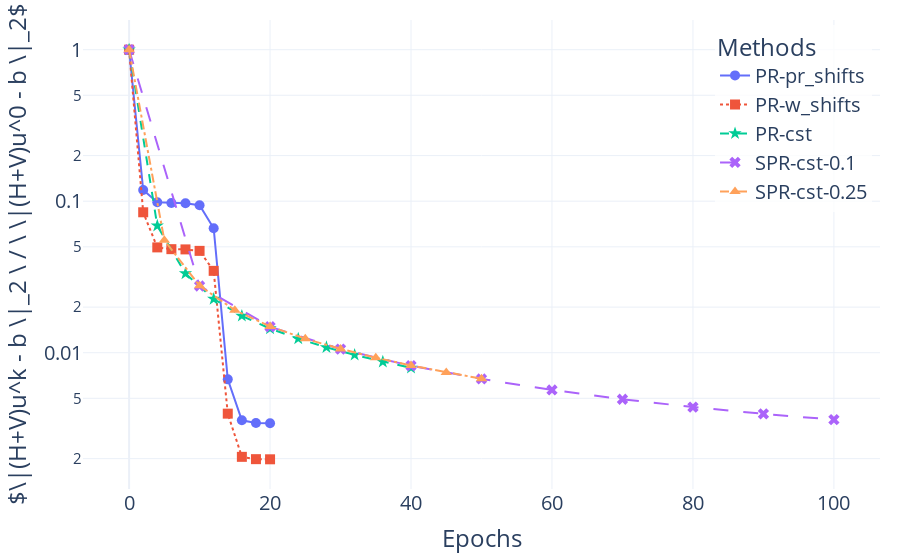
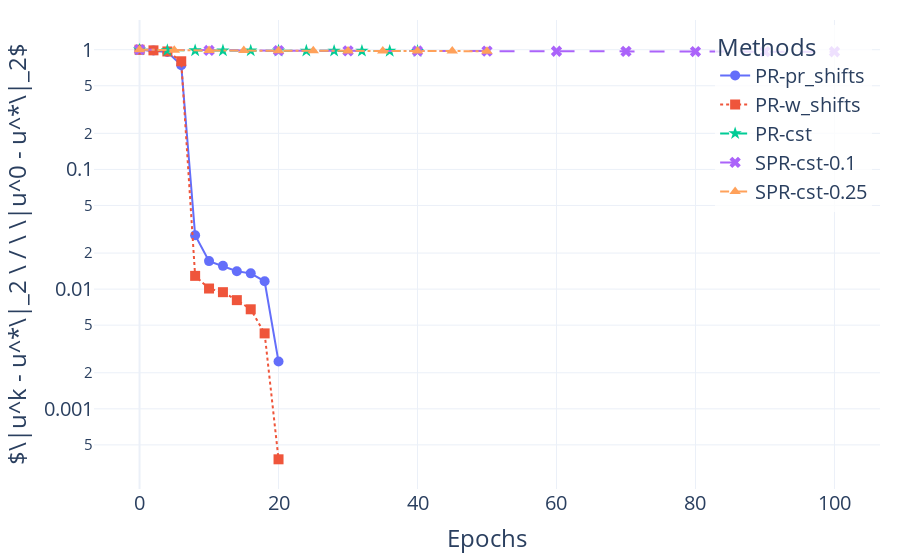
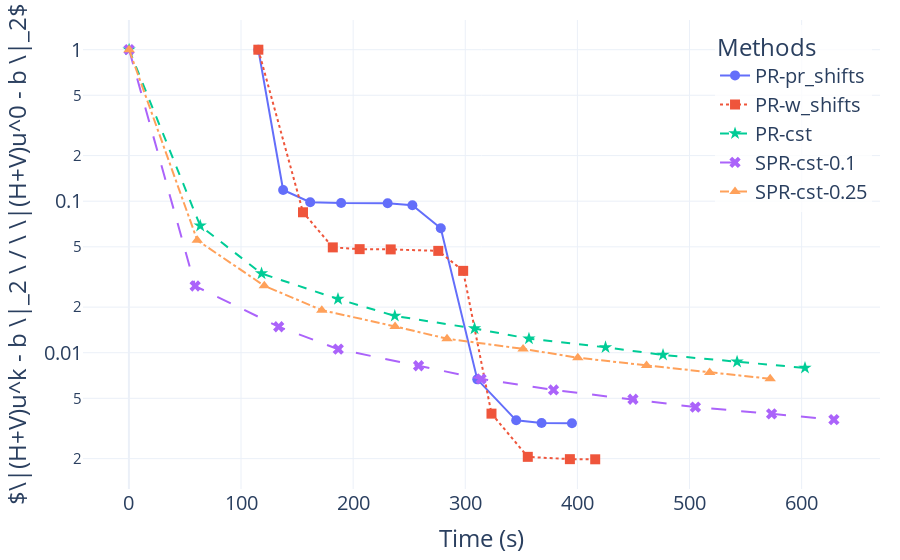
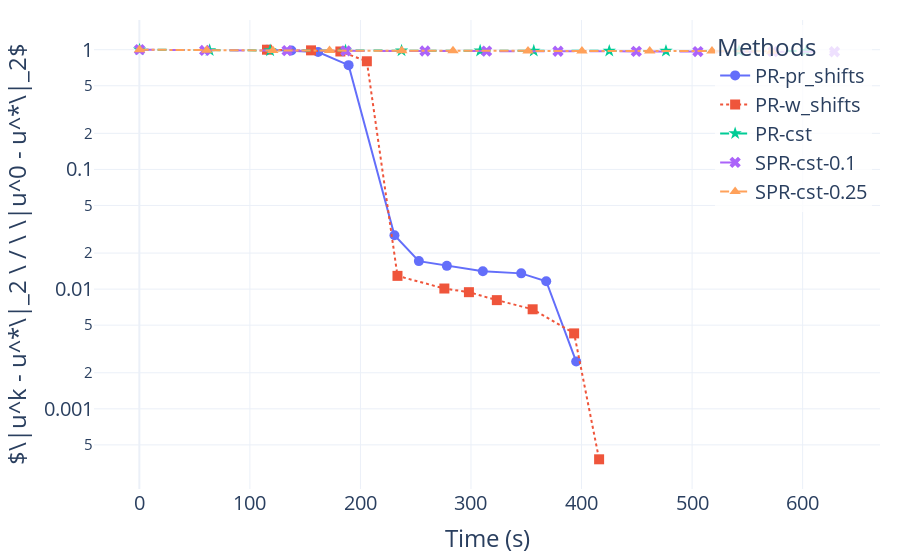

The notebook cell these images were saved under, in order:
### Code cell
# plot_conv_plotly(results, title, prob="pr", x_axis="iter")
plot_conv_plotly(results, title, prob="pr", x_axis="epoch")
plot_conv_plotly(results, title, prob="pr", x_axis="time")

### Figure 1 — Plotly figure (JSON) as saved in the notebook; plotly's stock layout.template omitted (floating-point values rounded to 4 significant figures)
{"data": [{"line": {"color": "#636EFA", "dash": "solid"}, "marker": {"size": 10, "symbol": "circle"}, "mode": "lines+markers", "name": "PR-pr_shifts", "type": "scatter", "x": [0, 2, 4, 6, 8, 10, 12, 14, 16, 18, 20], "y": [1, 0.1185, 0.0985, 0.09722, 0.09688, 0.09408, 0.06633, 0.006671, 0.003579, 0.003434, 0.003423]}, {"line": {"color": "#EF553B", "dash": "dot"}, "marker": {"size": 10, "symbol": "square"}, "mode": "lines+markers", "name": "PR-w_shifts", "type": "scatter", "x": [0, 2, 4, 6, 8, 10, 12, 14, 16, 18, 20], "y": [1, 0.08453, 0.04957, 0.04826, 0.04808, 0.04701, 0.0347, 0.003963, 0.002055, 0.001984, 0.00198]}, {"line": {"color": "#00CC96", "dash": "dash"}, "marker": {"size": 10, "symbol": "star"}, "mode": "lines+markers", "name": "PR-cst", "type": "scatter", "x": [0, 4, 8, 12, 16, 20, 24, 28, 32, 36, 40], "y": [1, 0.06884, 0.03333, 0.02262, 0.01749, 0.01445, 0.01238, 0.01085, 0.00967, 0.008719, 0.007938]}, {"line": {"color": "#AB63FA", "dash": "longdash"}, "marker": {"size": 10, "symbol": "x"}, "mode": "lines+markers", "name": "SPR-cst-0.1", "type": "scatter", "x": [0, 10, 20, 30, 40, 50, 60, 70, 80, 90, 100], "y": [1, 0.02755, 0.01484, 0.01055, 0.0082, 0.006712, 0.005678, 0.00493, 0.004379, 0.00395, 0.003615]}, {"line": {"color": "#FFA15A", "dash": "dashdot"}, "marker": {"size": 10, "symbol": "triangle-up"}, "mode": "lines+markers", "name": "SPR-cst-0.25", "type": "scatter", "x": [0, 5, 10, 15, 20, 25, 30, 35, 40, 45, 50], "y": [1, 0.05525, 0.02766, 0.0191, 0.01492, 0.01237, 0.0106, 0.009271, 0.008244, 0.007416, 0.006735]}], "layout": {"font": {"size": 20}, "legend": {"bgcolor": "rgba(255,255,255,0.8)", "title": {"text": "Methods"}, "x": 0.99, "xanchor": "right", "y": 0.99, "yanchor": "top"}, "margin": {"b": 20, "l": 20, "r": 20, "t": 20}, "xaxis": {"title": {"text": "Epochs"}}, "yaxis": {"title": {"text": "$\\|(H+V)u^k - b \\|_2 \\ / \\ \\|(H+V)u^0 - b \\|_2$"}, "type": "log"}}}

### Figure 2 — Plotly figure (JSON) as saved in the notebook; plotly's stock layout.template omitted (floating-point values rounded to 4 significant figures)
{"data": [{"line": {"color": "#636EFA", "dash": "solid"}, "marker": {"size": 10, "symbol": "circle"}, "mode": "lines+markers", "name": "PR-pr_shifts", "type": "scatter", "x": [0, 2, 4, 6, 8, 10, 12, 14, 16, 18, 20], "y": [1, 0.9853, 0.9574, 0.7432, 0.02823, 0.01713, 0.01564, 0.01412, 0.01354, 0.01163, 0.002482]}, {"line": {"color": "#EF553B", "dash": "dot"}, "marker": {"size": 10, "symbol": "square"}, "mode": "lines+markers", "name": "PR-w_shifts", "type": "scatter", "x": [0, 2, 4, 6, 8, 10, 12, 14, 16, 18, 20], "y": [1, 0.9875, 0.9665, 0.8005, 0.0129, 0.01012, 0.009429, 0.008092, 0.006785, 0.004267, 0.0003788]}, {"line": {"color": "#00CC96", "dash": "dash"}, "marker": {"size": 10, "symbol": "star"}, "mode": "lines+markers", "name": "PR-cst", "type": "scatter", "x": [0, 4, 8, 12, 16, 20, 24, 28, 32, 36, 40], "y": [1, 0.988, 0.9853, 0.9833, 0.9816, 0.98, 0.9786, 0.9773, 0.976, 0.9748, 0.9737]}, {"line": {"color": "#AB63FA", "dash": "longdash"}, "marker": {"size": 10, "symbol": "x"}, "mode": "lines+markers", "name": "SPR-cst-0.1", "type": "scatter", "x": [0, 10, 20, 30, 40, 50, 60, 70, 80, 90, 100], "y": [1, 0.9854, 0.9814, 0.9782, 0.9752, 0.9726, 0.97, 0.9676, 0.9652, 0.9629, 0.9607]}, {"line": {"color": "#FFA15A", "dash": "dashdot"}, "marker": {"size": 10, "symbol": "triangle-up"}, "mode": "lines+markers", "name": "SPR-cst-0.25", "type": "scatter", "x": [0, 5, 10, 15, 20, 25, 30, 35, 40, 45, 50], "y": [1, 0.9879, 0.985, 0.9827, 0.9808, 0.9791, 0.9775, 0.976, 0.9746, 0.9733, 0.9719]}], "layout": {"font": {"size": 20}, "legend": {"bgcolor": "rgba(255,255,255,0.8)", "title": {"text": "Methods"}, "x": 0.99, "xanchor": "right", "y": 0.99, "yanchor": "top"}, "margin": {"b": 20, "l": 20, "r": 20, "t": 20}, "xaxis": {"title": {"text": "Epochs"}}, "yaxis": {"title": {"text": "$\\|u^k - u^*\\|_2 \\ / \\ \\|u^0 - u^*\\|_2$"}, "type": "log"}}}

### Figure 3 — Plotly figure (JSON) as saved in the notebook; plotly's stock layout.template omitted (floating-point values rounded to 4 significant figures)
{"data": [{"line": {"color": "#636EFA", "dash": "solid"}, "marker": {"size": 10, "symbol": "circle"}, "mode": "lines+markers", "name": "PR-pr_shifts", "type": "scatter", "x": [115.5, 137.6, 161.7, 189.3, 230.8, 252.8, 278.2, 310.7, 345.4, 368.1, 395.2], "y": [1, 0.1185, 0.0985, 0.09722, 0.09688, 0.09408, 0.06633, 0.006671, 0.003579, 0.003434, 0.003423]}, {"line": {"color": "#EF553B", "dash": "dot"}, "marker": {"size": 10, "symbol": "square"}, "mode": "lines+markers", "name": "PR-w_shifts", "type": "scatter", "x": [115.5, 155.3, 181.9, 205.8, 233.5, 275.9, 298.1, 323.4, 355.8, 393.3, 415.9], "y": [1, 0.08453, 0.04957, 0.04826, 0.04808, 0.04701, 0.0347, 0.003963, 0.002055, 0.001984, 0.00198]}, {"line": {"color": "#00CC96", "dash": "dash"}, "marker": {"size": 10, "symbol": "star"}, "mode": "lines+markers", "name": "PR-cst", "type": "scatter", "x": [0.1929, 63.62, 118.3, 186.5, 237.2, 308.3, 356.8, 425.1, 476.4, 542.4, 603.0], "y": [1, 0.06884, 0.03333, 0.02262, 0.01749, 0.01445, 0.01238, 0.01085, 0.00967, 0.008719, 0.007938]}, {"line": {"color": "#AB63FA", "dash": "longdash"}, "marker": {"size": 10, "symbol": "x"}, "mode": "lines+markers", "name": "SPR-cst-0.1", "type": "scatter", "x": [0.1929, 59.09, 133.6, 186.7, 258.4, 314.1, 378.7, 449.6, 505.2, 573.2, 628.8], "y": [1, 0.02755, 0.01484, 0.01055, 0.0082, 0.006712, 0.005678, 0.00493, 0.004379, 0.00395, 0.003615]}, {"line": {"color": "#FFA15A", "dash": "dashdot"}, "marker": {"size": 10, "symbol": "triangle-up"}, "mode": "lines+markers", "name": "SPR-cst-0.25", "type": "scatter", "x": [0.1929, 60.97, 120.8, 172.1, 237.4, 283.7, 351.6, 400.4, 461.7, 518.0, 571.9], "y": [1, 0.05525, 0.02766, 0.0191, 0.01492, 0.01237, 0.0106, 0.009271, 0.008244, 0.007416, 0.006735]}], "layout": {"font": {"size": 20}, "legend": {"bgcolor": "rgba(255,255,255,0.8)", "title": {"text": "Methods"}, "x": 0.99, "xanchor": "right", "y": 0.99, "yanchor": "top"}, "margin": {"b": 20, "l": 20, "r": 20, "t": 20}, "xaxis": {"title": {"text": "Time (s)"}}, "yaxis": {"title": {"text": "$\\|(H+V)u^k - b \\|_2 \\ / \\ \\|(H+V)u^0 - b \\|_2$"}, "type": "log"}}}

### Figure 4 — Plotly figure (JSON) as saved in the notebook; plotly's stock layout.template omitted (floating-point values rounded to 4 significant figures)
{"data": [{"line": {"color": "#636EFA", "dash": "solid"}, "marker": {"size": 10, "symbol": "circle"}, "mode": "lines+markers", "name": "PR-pr_shifts", "type": "scatter", "x": [115.5, 137.6, 161.7, 189.3, 230.8, 252.8, 278.2, 310.7, 345.4, 368.1, 395.2], "y": [1, 0.9853, 0.9574, 0.7432, 0.02823, 0.01713, 0.01564, 0.01412, 0.01354, 0.01163, 0.002482]}, {"line": {"color": "#EF553B", "dash": "dot"}, "marker": {"size": 10, "symbol": "square"}, "mode": "lines+markers", "name": "PR-w_shifts", "type": "scatter", "x": [115.5, 155.3, 181.9, 205.8, 233.5, 275.9, 298.1, 323.4, 355.8, 393.3, 415.9], "y": [1, 0.9875, 0.9665, 0.8005, 0.0129, 0.01012, 0.009429, 0.008092, 0.006785, 0.004267, 0.0003788]}, {"line": {"color": "#00CC96", "dash": "dash"}, "marker": {"size": 10, "symbol": "star"}, "mode": "lines+markers", "name": "PR-cst", "type": "scatter", "x": [0.1929, 63.62, 118.3, 186.5, 237.2, 308.3, 356.8, 425.1, 476.4, 542.4, 603.0], "y": [1, 0.988, 0.9853, 0.9833, 0.9816, 0.98, 0.9786, 0.9773, 0.976, 0.9748, 0.9737]}, {"line": {"color": "#AB63FA", "dash": "longdash"}, "marker": {"size": 10, "symbol": "x"}, "mode": "lines+markers", "name": "SPR-cst-0.1", "type": "scatter", "x": [0.1929, 59.09, 133.6, 186.7, 258.4, 314.1, 378.7, 449.6, 505.2, 573.2, 628.8], "y": [1, 0.9854, 0.9814, 0.9782, 0.9752, 0.9726, 0.97, 0.9676, 0.9652, 0.9629, 0.9607]}, {"line": {"color": "#FFA15A", "dash": "dashdot"}, "marker": {"size": 10, "symbol": "triangle-up"}, "mode": "lines+markers", "name": "SPR-cst-0.25", "type": "scatter", "x": [0.1929, 60.97, 120.8, 172.1, 237.4, 283.7, 351.6, 400.4, 461.7, 518.0, 571.9], "y": [1, 0.9879, 0.985, 0.9827, 0.9808, 0.9791, 0.9775, 0.976, 0.9746, 0.9733, 0.9719]}], "layout": {"font": {"size": 20}, "legend": {"bgcolor": "rgba(255,255,255,0.8)", "title": {"text": "Methods"}, "x": 0.99, "xanchor": "right", "y": 0.99, "yanchor": "top"}, "margin": {"b": 20, "l": 20, "r": 20, "t": 20}, "xaxis": {"title": {"text": "Time (s)"}}, "yaxis": {"title": {"text": "$\\|u^k - u^*\\|_2 \\ / \\ \\|u^0 - u^*\\|_2$"}, "type": "log"}}}
